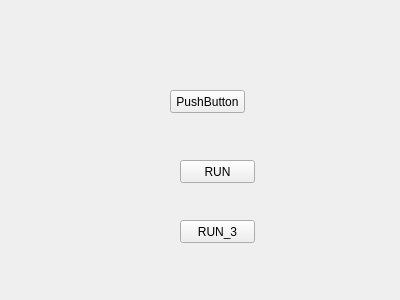
<?xml version="1.0" encoding="UTF-8"?>
<ui version="4.0">
 <class>Form0</class>
 <widget class="QWidget" name="Form0">
  <property name="geometry">
   <rect>
    <x>0</x>
    <y>0</y>
    <width>400</width>
    <height>300</height>
   </rect>
  </property>
  <property name="windowTitle">
   <string>Form</string>
  </property>
  <widget class="QPushButton" name="pushButton">
   <property name="geometry">
    <rect>
     <x>170</x>
     <y>90</y>
     <width>75</width>
     <height>23</height>
    </rect>
   </property>
   <property name="text">
    <string>PushButton</string>
   </property>
  </widget>
  <widget class="QPushButton" name="pushButton_2">
   <property name="geometry">
    <rect>
     <x>180</x>
     <y>160</y>
     <width>75</width>
     <height>23</height>
    </rect>
   </property>
   <property name="text">
    <string>RUN</string>
   </property>
  </widget>
  <widget class="QPushButton" name="RUN_3">
   <property name="geometry">
    <rect>
     <x>180</x>
     <y>220</y>
     <width>75</width>
     <height>23</height>
    </rect>
   </property>
   <property name="text">
    <string>RUN_3</string>
   </property>
  </widget>
 </widget>
 <resources/>
 <connections/>
</ui>
